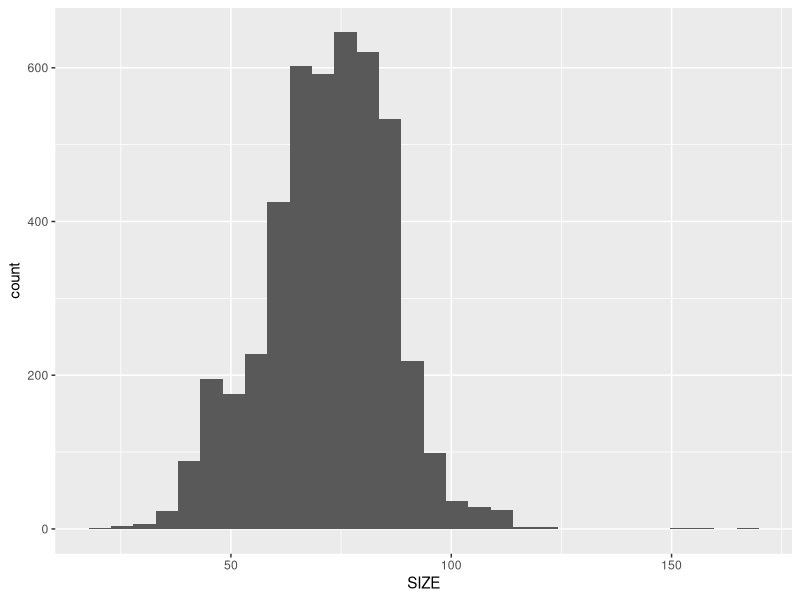
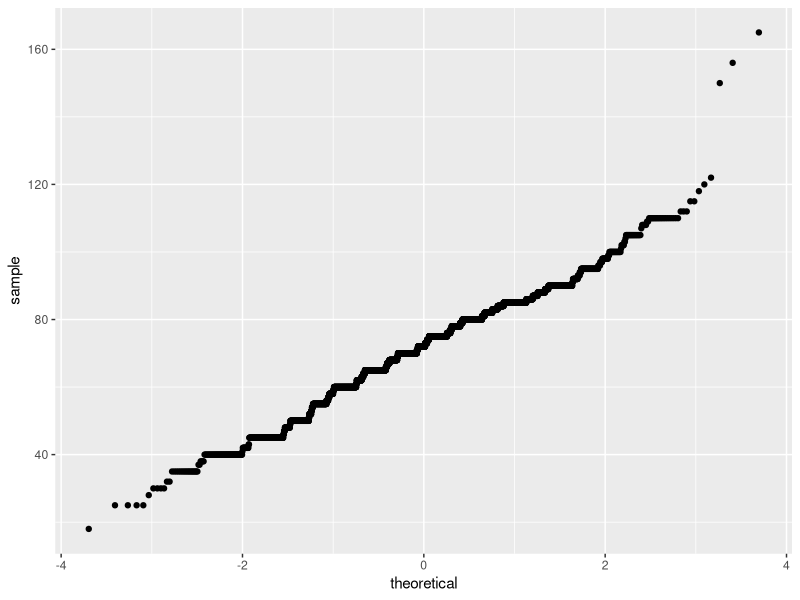

Write the R code that produced these figures, in order. (Note: this script raises an error after producing the figures.)
## ---- chunk 1

#load in packages and data as csvs
library(tidyverse)
library(knitr)
library(kableExtra)
lobster_traps <- read.csv("lobster_traps.csv")
lobster_size <- read.csv("lobster_size_abundance.csv")


## ---- chunk 2
#Make a summary data table for lobster abundance and fishing pressure


lobster_count <- lobster_size %>% 
  filter( SIZE != -99999) %>% #remove negative value
  select (YEAR, SITE, COUNT) %>% #select relevant years
  group_by (SITE)  %>% 
  summarize (
    sum_2012 = sum(COUNT, YEAR == 2012),
    sum_2013 = sum(COUNT, YEAR == 2013),
    sum_2014 = sum(COUNT, YEAR == 2014),
    sum_2015 = sum(COUNT, YEAR == 2015),
    sum_2016 = sum(COUNT, YEAR == 2016),
    sum_2017 = sum(COUNT, YEAR == 2017) #find annual sum for 2012-2017
  )

View (lobster_count) #view new data frame

lobster_table <- kable(lobster_count, align = "c",col.names = c("Site", "2012", "2013", "2014", "2015", "2016", "2017")) %>% #create summary table and rename columns
   kable_styling(bootstrap_options = "striped", full_width = F) #styling



## ---- chunk 3

trap_count <- lobster_traps %>% 
 select (YEAR, SITE, TRAPS) %>% #select relevant columns
  group_by (SITE) %>%
  filter(SITE != "ABUR") %>%
  filter(SITE != "AHND to AQUE") %>% 
  filter(SITE != "AHND") %>%  
  filter(SITE != "GOLB") %>%  
  summarize (
    sum_2012 = sum(TRAPS, YEAR == 2012),
    sum_2013 = sum(TRAPS, YEAR == 2013),
    sum_2014 = sum(TRAPS, YEAR == 2014),
    sum_2015 = sum(TRAPS, YEAR == 2015),
    sum_2016 = sum(TRAPS, YEAR == 2016),
    sum_2017 = sum(TRAPS, YEAR == 2017) #find annual sum for 2012-2017
  ) 

View(trap_count)

trap_table <- kable(trap_count, col.names = c("Site", "2012", "2013", "2014", "2015", "2016", "2017")) %>%
 kable_styling(bootstrap_options = "striped", full_width = F) #styling

trap_table
## ---- chunk 4
# Make a line graph of annual lobster abundance at each site

lobster_line <- ggplot (lobster_count, aes( x = Year)) +
  geom_line(aes(fill = Site))+
  scale_x_continuous(limits = c(2012,2017)) +
  theme(plot.title = element_text(hjust = 0.5))+
  labs( y = "Number of Lobsters Counted Annually by Site")

## ---- chunk 5
#Make a line graph of annual lobster fishing pressure at each site

trap_line <- ggplot (lobster_count, aes( x = Year)) +
  geom_line(aes(fill = Site))+
  scale_x_continuous(limits = c(2012,2017)) +
  theme(plot.title = element_text(hjust = 0.5))+
  labs( y = "Number of Traps Counted Annually by Site")

## ---- chunk 6

install.packages("vcdExtra")
library(vcdExtra)

lobster_expanded <- expand.dft(lobster_size, freq="COUNT")



## ---- chunk 7
lobstersize_hist <- ggplot(lobster_expanded, aes(x=SIZE)) +
  geom_histogram()

lobstersize_hist

#large sample size, normally distributed
## ---- chunk 8
lobstersize_qq <- ggplot(lobster_expanded, aes(sample=SIZE)) +
  geom_qq()

lobstersize_qq

#large sample size and normally distributed according to qqplot

## ---- chunk 9
levene.test
